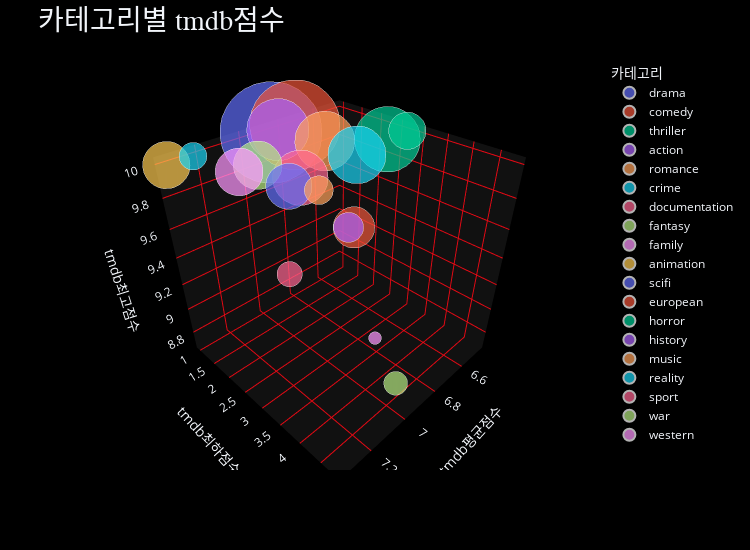

Here is the notebook cell this chart was saved with:
### Markdown cell above
## 사이트별 카테고리 평균, 최고, 최하 점수 / 컨텐츠 갯수 3d 산점도 그래프

### Code cell
# Importing libs
import plotly.express as px
# 3d 산점도 그래프 생성
fig = px.scatter_3d(category_score,
                    x = "tmdb평균점수", y = "tmdb최하점수", z = "tmdb최고점수",
                    color = "카테고리", size = "갯수", size_max = 100, opacity = 0.7)

# 레이아웃 설정
fig.update_layout(title = "카테고리별 tmdb점수",
                  titlefont = dict({"size":28, "family": "AppleGothic"}),
                  template = "plotly_dark",
                  paper_bgcolor = "black",
                  width=750, height=550)
fig.update_layout(scene = dict(
                    xaxis = dict(
                         gridcolor = "#e50914",
                         showbackground = True,
                         zerolinecolor = "black",),
                    yaxis = dict(
                        gridcolor = "#e50914",
                        showbackground = True,
                        zerolinecolor = "black"),
                    zaxis = dict(
                        gridcolor = "#e50914",
                        showbackground = True,
                        zerolinecolor = "black")))
fig.show()

### Figure 1 — Plotly figure (JSON) as saved in the notebook; plotly's stock layout.template omitted (floating-point values rounded to 4 significant figures)
{"data": [{"hovertemplate": "카테고리=drama<br>tmdb평균점수=%{x}<br>tmdb최하점수=%{y}<br>tmdb최고점수=%{z}<br>갯수=%{marker.size}<extra></extra>", "legendgroup": "drama", "marker": {"color": "#636efa", "opacity": 0.7, "size": [2670], "sizemode": "area", "sizeref": 0.267, "symbol": "circle"}, "mode": "markers", "name": "drama", "scene": "scene", "showlegend": true, "type": "scatter3d", "x": [6.87], "y": [1], "z": [10]}, {"hovertemplate": "카테고리=comedy<br>tmdb평균점수=%{x}<br>tmdb최하점수=%{y}<br>tmdb최고점수=%{z}<br>갯수=%{marker.size}<extra></extra>", "legendgroup": "comedy", "marker": {"color": "#EF553B", "opacity": 0.7, "size": [2082], "sizemode": "area", "sizeref": 0.267, "symbol": "circle"}, "mode": "markers", "name": "comedy", "scene": "scene", "showlegend": true, "type": "scatter3d", "x": [6.74], "y": [1], "z": [10]}, {"hovertemplate": "카테고리=thriller<br>tmdb평균점수=%{x}<br>tmdb최하점수=%{y}<br>tmdb최고점수=%{z}<br>갯수=%{marker.size}<extra></extra>", "legendgroup": "thriller", "marker": {"color": "#00cc96", "opacity": 0.7, "size": [1108], "sizemode": "area", "sizeref": 0.267, "symbol": "circle"}, "mode": "markers", "name": "thriller", "scene": "scene", "showlegend": true, "type": "scatter3d", "x": [6.59], "y": [2.7], "z": [10]}, {"hovertemplate": "카테고리=action<br>tmdb평균점수=%{x}<br>tmdb최하점수=%{y}<br>tmdb최고점수=%{z}<br>갯수=%{marker.size}<extra></extra>", "legendgroup": "action", "marker": {"color": "#ab63fa", "opacity": 0.7, "size": [988], "sizemode": "area", "sizeref": 0.267, "symbol": "circle"}, "mode": "markers", "name": "action", "scene": "scene", "showlegend": true, "type": "scatter3d", "x": [6.83], "y": [1], "z": [10]}, {"hovertemplate": "카테고리=romance<br>tmdb평균점수=%{x}<br>tmdb최하점수=%{y}<br>tmdb최고점수=%{z}<br>갯수=%{marker.size}<extra></extra>", "legendgroup": "romance", "marker": {"color": "#FFA15A", "opacity": 0.7, "size": [916], "sizemode": "area", "sizeref": 0.267, "symbol": "circle"}, "mode": "markers", "name": "romance", "scene": "scene", "showlegend": true, "type": "scatter3d", "x": [6.78], "y": [2], "z": [10]}, {"hovertemplate": "카테고리=crime<br>tmdb평균점수=%{x}<br>tmdb최하점수=%{y}<br>tmdb최고점수=%{z}<br>갯수=%{marker.size}<extra></extra>", "legendgroup": "crime", "marker": {"color": "#19d3f3", "opacity": 0.7, "size": [858], "sizemode": "area", "sizeref": 0.267, "symbol": "circle"}, "mode": "markers", "name": "crime", "scene": "scene", "showlegend": true, "type": "scatter3d", "x": [6.79], "y": [2.8], "z": [10]}, {"hovertemplate": "카테고리=documentation<br>tmdb평균점수=%{x}<br>tmdb최하점수=%{y}<br>tmdb최고점수=%{z}<br>갯수=%{marker.size}<extra></extra>", "legendgroup": "documentation", "marker": {"color": "#FF6692", "opacity": 0.7, "size": [789], "sizemode": "area", "sizeref": 0.267, "symbol": "circle"}, "mode": "markers", "name": "documentation", "scene": "scene", "showlegend": true, "type": "scatter3d", "x": [7.07], "y": [2.8], "z": [10]}, {"hovertemplate": "카테고리=fantasy<br>tmdb평균점수=%{x}<br>tmdb최하점수=%{y}<br>tmdb최고점수=%{z}<br>갯수=%{marker.size}<extra></extra>", "legendgroup": "fantasy", "marker": {"color": "#B6E880", "opacity": 0.7, "size": [605], "sizemode": "area", "sizeref": 0.267, "symbol": "circle"}, "mode": "markers", "name": "fantasy", "scene": "scene", "showlegend": true, "type": "scatter3d", "x": [7.11], "y": [2], "z": [10]}, {"hovertemplate": "카테고리=family<br>tmdb평균점수=%{x}<br>tmdb최하점수=%{y}<br>tmdb최고점수=%{z}<br>갯수=%{marker.size}<extra></extra>", "legendgroup": "family", "marker": {"color": "#FF97FF", "opacity": 0.7, "size": [586], "sizemode": "area", "sizeref": 0.267, "symbol": "circle"}, "mode": "markers", "name": "family", "scene": "scene", "showlegend": true, "type": "scatter3d", "x": [7.19], "y": [2], "z": [10]}, {"hovertemplate": "카테고리=animation<br>tmdb평균점수=%{x}<br>tmdb최하점수=%{y}<br>tmdb최고점수=%{z}<br>갯수=%{marker.size}<extra></extra>", "legendgroup": "animation", "marker": {"color": "#FECB52", "opacity": 0.7, "size": [576], "sizemode": "area", "sizeref": 0.267, "symbol": "circle"}, "mode": "markers", "name": "animation", "scene": "scene", "showlegend": true, "type": "scatter3d", "x": [7.34], "y": [1], "z": [10]}, {"hovertemplate": "카테고리=scifi<br>tmdb평균점수=%{x}<br>tmdb최하점수=%{y}<br>tmdb최고점수=%{z}<br>갯수=%{marker.size}<extra></extra>", "legendgroup": "scifi", "marker": {"color": "#636efa", "opacity": 0.7, "size": [544], "sizemode": "area", "sizeref": 0.267, "symbol": "circle"}, "mode": "markers", "name": "scifi", "scene": "scene", "showlegend": true, "type": "scatter3d", "x": [7.14], "y": [2.9], "z": [10]}, {"hovertemplate": "카테고리=european<br>tmdb평균점수=%{x}<br>tmdb최하점수=%{y}<br>tmdb최고점수=%{z}<br>갯수=%{marker.size}<extra></extra>", "legendgroup": "european", "marker": {"color": "#EF553B", "opacity": 0.7, "size": [439], "sizemode": "area", "sizeref": 0.267, "symbol": "circle"}, "mode": "markers", "name": "european", "scene": "scene", "showlegend": true, "type": "scatter3d", "x": [6.6], "y": [2], "z": [9.3]}, {"hovertemplate": "카테고리=horror<br>tmdb평균점수=%{x}<br>tmdb최하점수=%{y}<br>tmdb최고점수=%{z}<br>갯수=%{marker.size}<extra></extra>", "legendgroup": "horror", "marker": {"color": "#00cc96", "opacity": 0.7, "size": [356], "sizemode": "area", "sizeref": 0.267, "symbol": "circle"}, "mode": "markers", "name": "horror", "scene": "scene", "showlegend": true, "type": "scatter3d", "x": [6.46], "y": [2.7], "z": [10]}, {"hovertemplate": "카테고리=history<br>tmdb평균점수=%{x}<br>tmdb최하점수=%{y}<br>tmdb최고점수=%{z}<br>갯수=%{marker.size}<extra></extra>", "legendgroup": "history", "marker": {"color": "#ab63fa", "opacity": 0.7, "size": [229], "sizemode": "area", "sizeref": 0.267, "symbol": "circle"}, "mode": "markers", "name": "history", "scene": "scene", "showlegend": true, "type": "scatter3d", "x": [7.19], "y": [4.3], "z": [10]}, {"hovertemplate": "카테고리=music<br>tmdb평균점수=%{x}<br>tmdb최하점수=%{y}<br>tmdb최고점수=%{z}<br>갯수=%{marker.size}<extra></extra>", "legendgroup": "music", "marker": {"color": "#FFA15A", "opacity": 0.7, "size": [213], "sizemode": "area", "sizeref": 0.267, "symbol": "circle"}, "mode": "markers", "name": "music", "scene": "scene", "showlegend": true, "type": "scatter3d", "x": [7.09], "y": [3.3], "z": [10]}, {"hovertemplate": "카테고리=reality<br>tmdb평균점수=%{x}<br>tmdb최하점수=%{y}<br>tmdb최고점수=%{z}<br>갯수=%{marker.size}<extra></extra>", "legendgroup": "reality", "marker": {"color": "#19d3f3", "opacity": 0.7, "size": [196], "sizemode": "area", "sizeref": 0.267, "symbol": "circle"}, "mode": "markers", "name": "reality", "scene": "scene", "showlegend": true, "type": "scatter3d", "x": [7.23], "y": [1], "z": [10]}, {"hovertemplate": "카테고리=sport<br>tmdb평균점수=%{x}<br>tmdb최하점수=%{y}<br>tmdb최고점수=%{z}<br>갯수=%{marker.size}<extra></extra>", "legendgroup": "sport", "marker": {"color": "#FF6692", "opacity": 0.7, "size": [163], "sizemode": "area", "sizeref": 0.267, "symbol": "circle"}, "mode": "markers", "name": "sport", "scene": "scene", "showlegend": true, "type": "scatter3d", "x": [7], "y": [2], "z": [9.2]}, {"hovertemplate": "카테고리=war<br>tmdb평균점수=%{x}<br>tmdb최하점수=%{y}<br>tmdb최고점수=%{z}<br>갯수=%{marker.size}<extra></extra>", "legendgroup": "war", "marker": {"color": "#B6E880", "opacity": 0.7, "size": [144], "sizemode": "area", "sizeref": 0.267, "symbol": "circle"}, "mode": "markers", "name": "war", "scene": "scene", "showlegend": true, "type": "scatter3d", "x": [7.05], "y": [4.8], "z": [9]}, {"hovertemplate": "카테고리=western<br>tmdb평균점수=%{x}<br>tmdb최하점수=%{y}<br>tmdb최고점수=%{z}<br>갯수=%{marker.size}<extra></extra>", "legendgroup": "western", "marker": {"color": "#FF97FF", "opacity": 0.7, "size": [41], "sizemode": "area", "sizeref": 0.267, "symbol": "circle"}, "mode": "markers", "name": "western", "scene": "scene", "showlegend": true, "type": "scatter3d", "x": [6.76], "y": [3.3], "z": [8.7]}], "layout": {"height": 550, "legend": {"itemsizing": "constant", "title": {"text": "카테고리"}, "tracegroupgap": 0}, "margin": {"t": 60}, "paper_bgcolor": "black", "scene": {"domain": {"x": [0, 1], "y": [0, 1]}, "xaxis": {"gridcolor": "#e50914", "showbackground": true, "title": {"text": "tmdb평균점수"}, "zerolinecolor": "black"}, "yaxis": {"gridcolor": "#e50914", "showbackground": true, "title": {"text": "tmdb최하점수"}, "zerolinecolor": "black"}, "zaxis": {"gridcolor": "#e50914", "showbackground": true, "title": {"text": "tmdb최고점수"}, "zerolinecolor": "black"}}, "title": {"font": {"family": "AppleGothic", "size": 28}, "text": "카테고리별 tmdb점수"}, "width": 750}}
